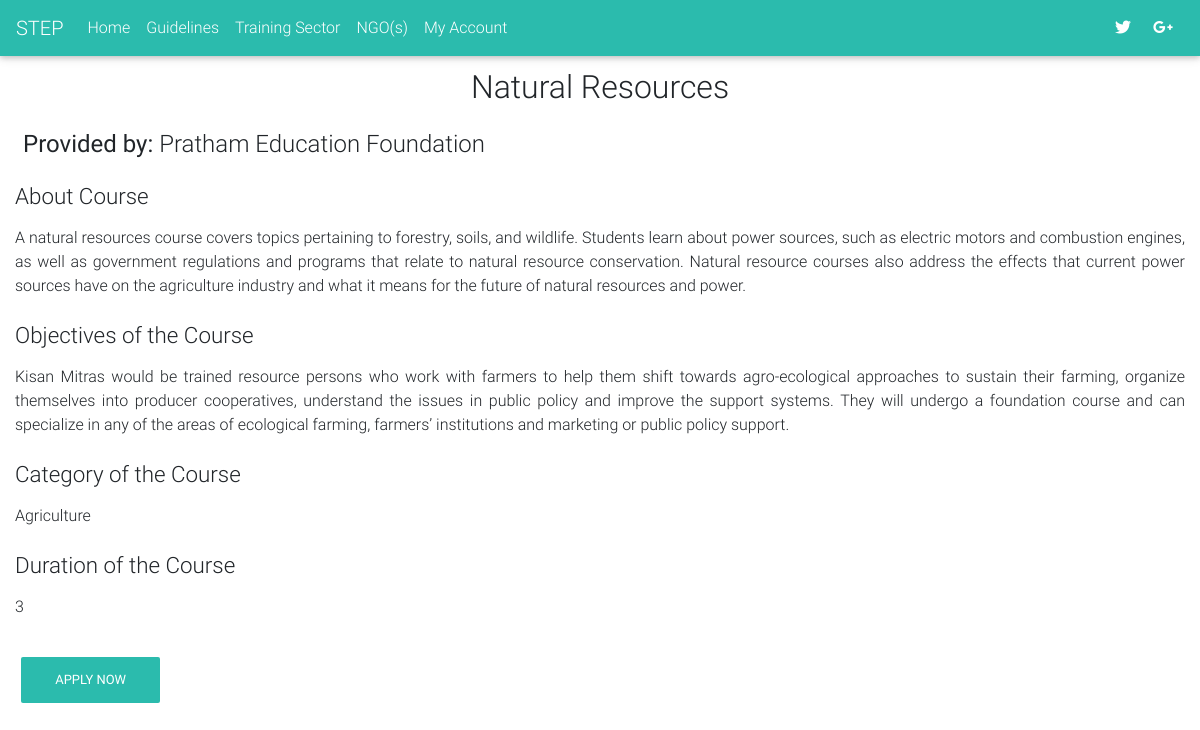
Page /user/courses.php?course=1 on the committed database.
### tables this page shows
CREATE TABLE `courses` (
  `id` int(11) NOT NULL,
  `ngo_id` int(11) NOT NULL,
  `course_name` varchar(100) NOT NULL,
  `course_category` varchar(100) NOT NULL,
  `course_description` text NOT NULL,
  `course_duration` int(100) NOT NULL,
  `course_objective` text NOT NULL,
  `course_medium` text NOT NULL,
  `featured` tinyint(4) NOT NULL DEFAULT '0',
  `deleted` tinyint(4) NOT NULL DEFAULT '0',
  `date` datetime NOT NULL DEFAULT CURRENT_TIMESTAMP
);

CREATE TABLE `ngo` (
  `id` int(11) NOT NULL,
  `ngo_name` varchar(100) NOT NULL,
  `ngo_description` text NOT NULL,
  `ngo_address` text NOT NULL,
  `organization_type` varchar(100) NOT NULL,
  `email` varchar(255) NOT NULL,
  `password` varchar(255) NOT NULL,
  `phone` text NOT NULL,
  `city` varchar(100) NOT NULL,
  `state` varchar(100) NOT NULL,
  `zipcode` int(100) NOT NULL,
  `ngo_head` varchar(100) NOT NULL,
  `date` datetime NOT NULL DEFAULT CURRENT_TIMESTAMP,
  `ip` varchar(255) NOT NULL
);

### helpers/helpers.php (called while the page is built, shortened)
<?php
	function sanitize($dirty){
		return htmlentities($dirty,ENT_QUOTES,"UTF-8");
	}
?>

### user/courses.php (the view, shortened to what this page needs)
<?php
    include 'includes/header.php';
    include '../core/init.php';
?>
<?php
    if(isset($_GET['course'])){
        $id = sanitize((int)$_GET['course']);
        $sql = "SELECT c.course_name, c.course_description, c.course_duration, c.course_objective, c.course_category, n.ngo_name FROM courses c INNER JOIN ngo n ON c.ngo_id = n.id WHERE c.id = '$id'";
        $sqlResult = $db->query($sql);
        $courseCount = mysqli_num_rows($sqlResult);
        if($courseCount > 0){
            while ($row = mysqli_fetch_array($sqlResult)) {
                $course_name = $row['course_name'];
                $course_duration = $row['course_duration'];
                $course_description = $row['course_description'];
                $course_objective = $row['course_objective'];
                $course_category = $row['course_category'];
                $ngo_name = $row['ngo_name'];
            }
        }else{
          echo "<script>alert('Course does not exist')</script>";
          exit();
        }
    }else{
        echo "<script>alert('Data is missing, please select the course for details')</script>";
        exit();
    }
?>
<div class="container-fluid" id="background">
    <h2 class="text-center p-2"><?=$course_name;?></h2>
    <h4 class="p-2"><b>Provided by: </b><?=$ngo_name?></h4>
    <div class="text-justify py-2">
        <div class="aboutCourse">
            <h4 class="h4-responsive">About Course</h4>
            <p class="py-2"><?=nl2br($course_description);?></p>
        </div>
        <div class="courseObjective">
            <h4 class="h4-responsive">Objectives of the Course</h4>
            <p class="py-2"><?=nl2br($course_objective);?></p>
        </div>
        <div class="courseCategory">
            <h4 class="h4-responsive">Category of the Course</h4>
            <p class="py-2"><?=$course_category;?></p>
        </div>
        <div class="courseDuration">
            <h4 class="h4-responsive">Duration of the Course</h4>
            <p class="py-2"><?=$course_duration;?></p>
        </div>
    </div>
    <?php
        if(!isset($_SESSION['email'])){
            echo "<a href='login.php' class='btn btn-default waves-effect z-depth-0' name='apply'>Apply Now</a>";
        }else{
            if($step_app_id == $step_id){
              echo "<a href='#' class='btn btn-success waves-effect z-depth-0' name='applied'>Applied</a>";
            }else{
    ?>
    <a href="application.php?apply=<?=$id;?>" class="btn btn-default waves-effect z-depth-0" name="apply">Apply Now</a>
    <?php } } ?>
</div>
<?php include 'includes/footer.php';?>

### rows in the picture
courses: course_name "Natural Resources", ngo.ngo_name "Pratham Education Foundation", course_description "A natural resources course covers topics pertaining to forestry, soils, and wildlife. Students learn about power sources, such as electric motors and combustion engines, as well as government regulations and programs that relate to natural resource conservation. Natural resource courses also address the effects that current power sources have on the agriculture industry and what it means for the future of natural resources and power.", course_objective "Kisan Mitras would be trained resource persons who work with farmers to help them shift towards agro-ecological approaches to sustain their farming, organize themselves into producer cooperatives, understand the issues in public policy and improve the support systems. They will undergo a foundation course and can specialize in any of the areas of ecological farming, farmers’ institutions and marketing or public policy support.", course_category "Agriculture", course_duration "3"
